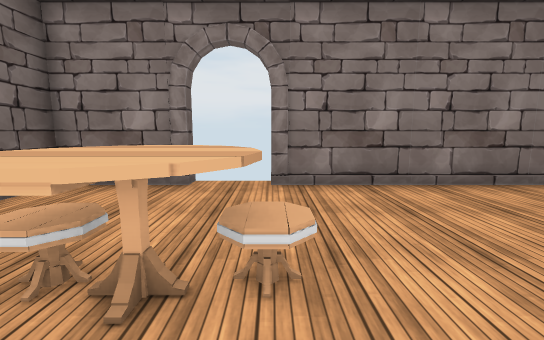
View 1 (above)

13 first-person views from a walk through a Unity game level. The camera is 1.3 m above the floor, tilts 8° down and sees 90° across. Doors are open. The floor is counted in squares, 1 m on a side. Each view is taken from the middle of a square. On the plan, view 1 faces up. The plan holds only what a view shows up to about 13 squares ahead; the rest is blank. The place goes on beyond the plan. The player character is not drawn. Some surface patterns are stand-ins.

View 2
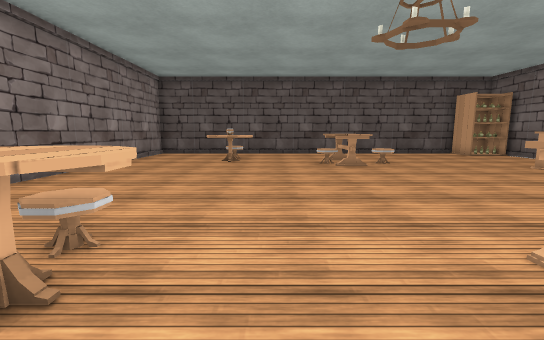

View 3
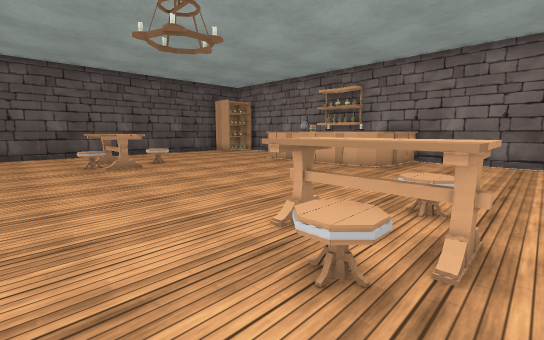

View 4
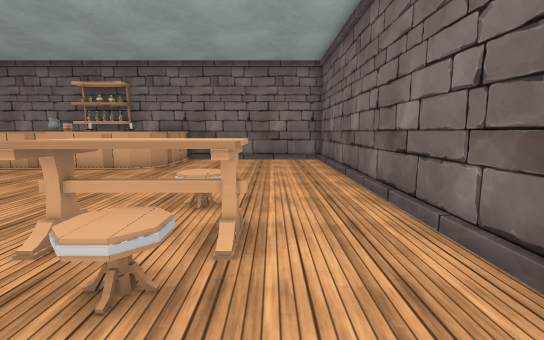

View 5
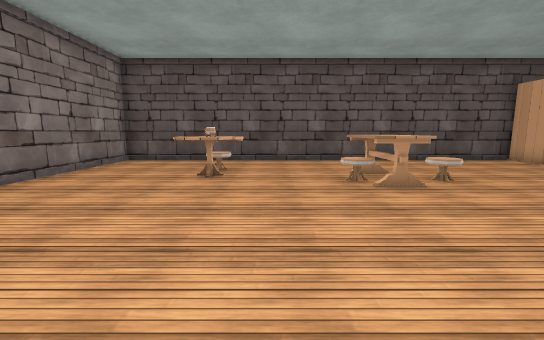

View 6
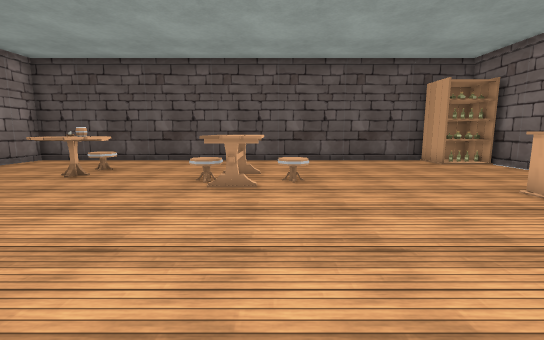

View 7
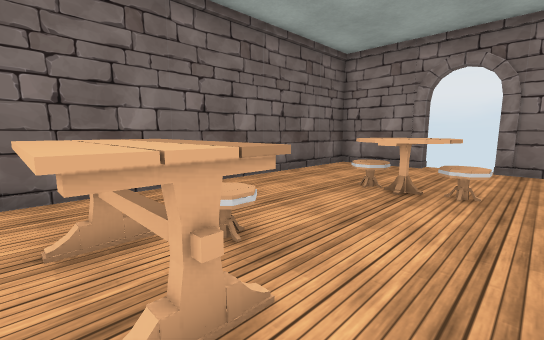

View 8
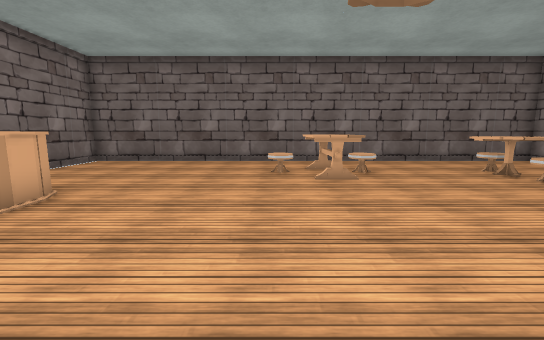

View 9
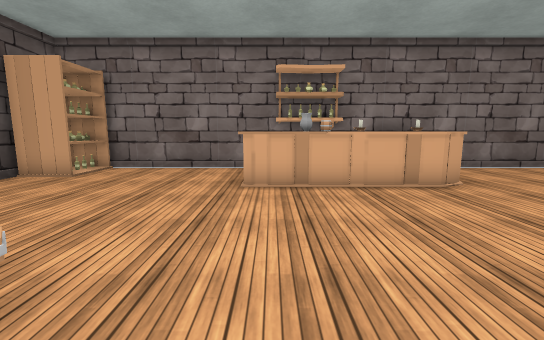

View 10
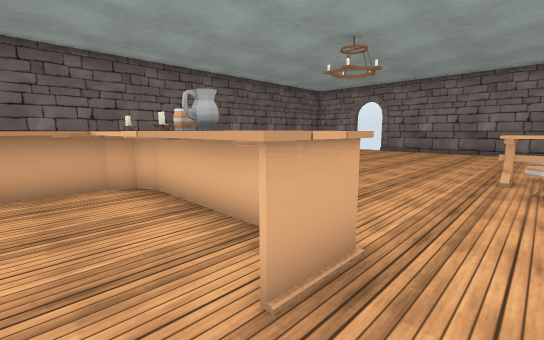

View 11
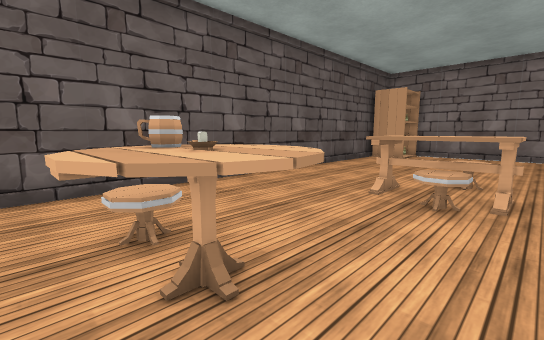

View 12
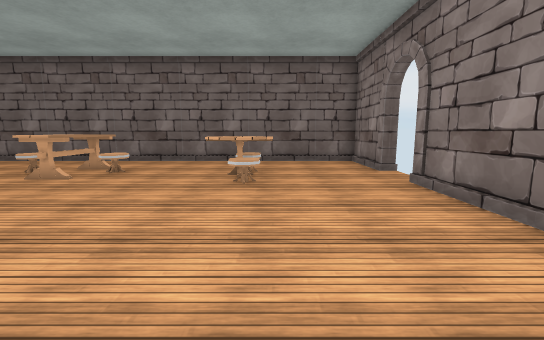

View 13
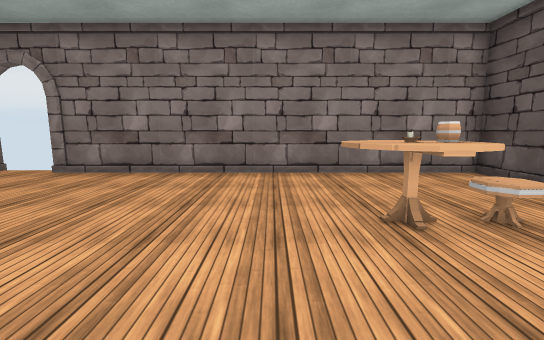

### Floor plan
Key: @ floor where view 1 was taken; # wall or solid block; . floor; / step, stairs or slope; D open door; ^ raised ledge; C candle; O other object.
Columns run from 6 left of view 1 to 14 right of it. Each row starts with its distance up from view 1.
  7 ####DDD##############
  6 #/..................#
  5 #/..................#
  4 #/..................#
  3 #/...^.........^....#
  2 #/..O^O.......^COO..#
  1 #/...^.........^....#
  0 #/....@.............#
 -1 #/..................#
 -2 #/..O.........O.....#
 -3 #/..^^.......^^^....#
 -4 #/..O^........O^....#
 -5 #/..O.........O.....#
 -6 #/..................#
 -7 #/..................#
 -8 #/..................#
 -9 #/..................#
-10 #/.....OOOOOOO......#
-11 #/.....OOOOOO.....###
-12 #/.....OO.........O#
-13 ####################

Positions as (right, up) in squares from view 1, and headings:
1: (0, 0), facing up
2: (-3, 0), facing right
3: (-3, 0), facing down-right
4: (-3, 0), facing down
5: (1, 0), facing right
6: (1, -4), facing right
7: (1, -4), facing up-left
8: (7, -5), facing left
9: (6, -3), facing down
10: (8, -12), facing up-left
11: (7, 3), facing down-right
12: (7, 3), facing left
13: (7, -2), facing up
